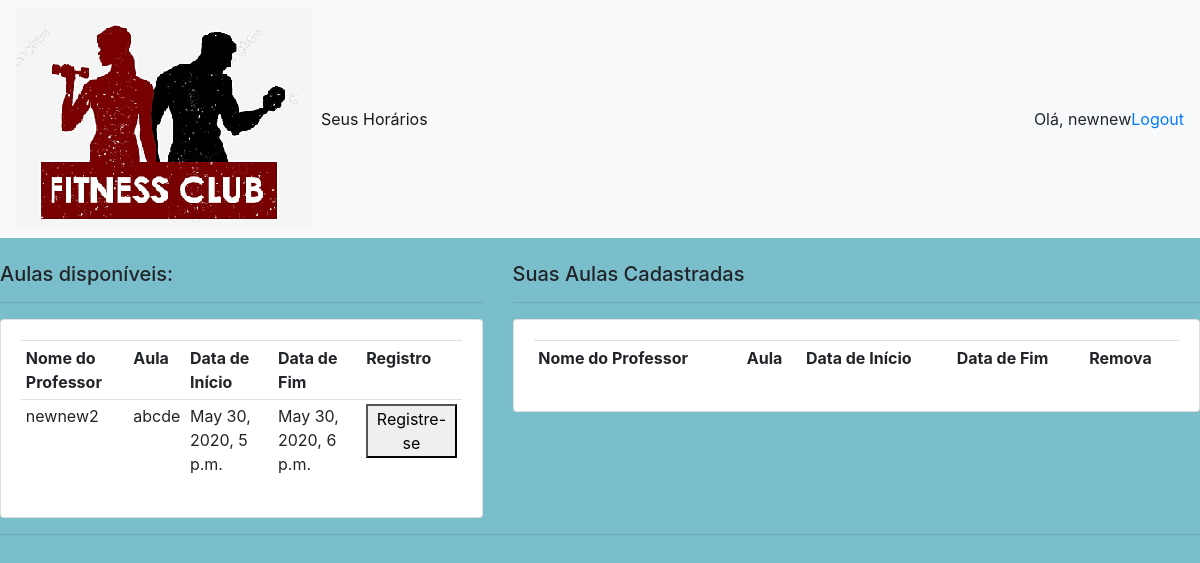
The page /dashboard_student/ (signed in) on the database as committed earlier.
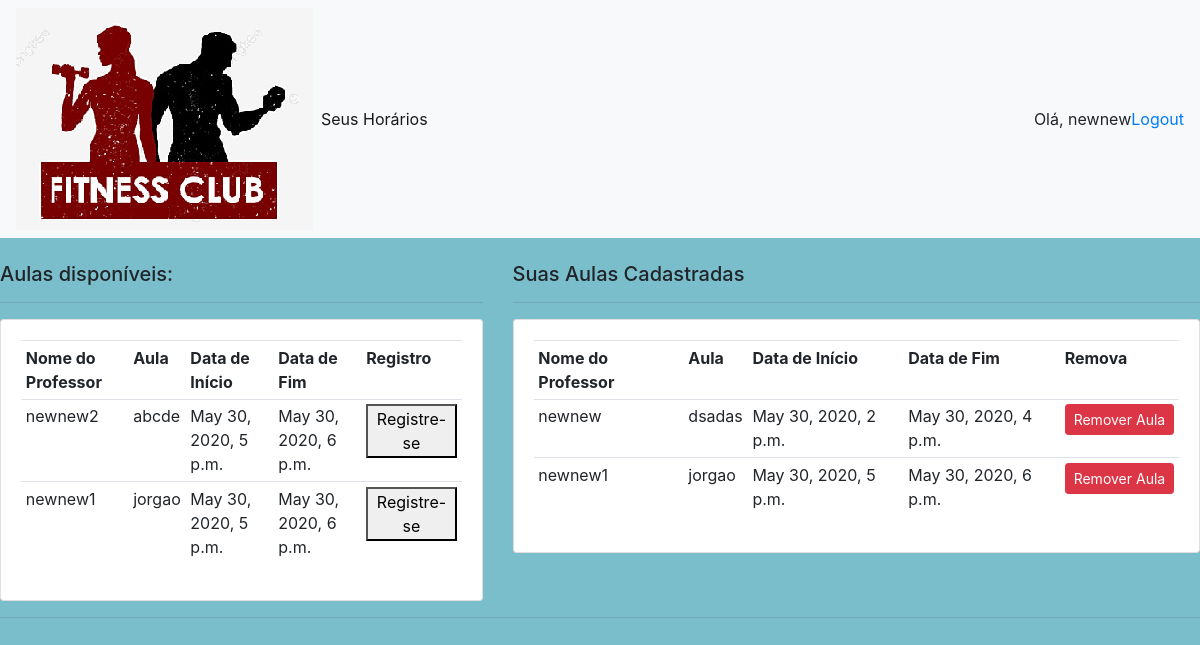
The same page on the database as committed later.
### account/models.py (models this page shows, shortened)
class Class(models.Model):
    user = models.ForeignKey(User, verbose_name="user", null=True, on_delete=models.SET_NULL)
    class_name = models.CharField(max_length=200, verbose_name="Aula", null=True)
    start_date = models.DateTimeField(null=True, verbose_name="Data de Início")
    end_date = models.DateTimeField(null=True, verbose_name="Data de Fim")

class Registration(models.Model):
    user = models.ForeignKey(User, verbose_name="user", null=True, on_delete=models.SET_NULL)
    course = models.ForeignKey(Class, verbose_name="course", null=True, on_delete=models.SET_NULL)
    start_date = models.DateTimeField(verbose_name='date joined', auto_now_add=True)

### account/decorators.py (the view)
    def wrapper_function(request, *args, **kwargs):
        group = None
        if request.user.groups.exists():
            group = request.user.groups.all()[0].name
            if group == 'professor':
                return redirect('dashboard_professor')
            else:
                return view_func(request, *args, **kwargs)

### account/views.py (called while the page is built)
@login_required(login_url='login')
@student_only
def dashboard_student(request):
    classes = Class.objects.filter(user__groups__name='professor')
    registrations = Registration.objects.filter(user=request.user)
    context = {'classes': classes , "registrations" : registrations}
    return render(request, 'accounts/dashboard_student.html', context)

### account/templates/accounts/dashboard_student.html (shortened to what this page needs)
{%  extends 'accounts/main_student_page.html' %}
{% load static %}
{% block content %}
<br>
<div class="row">
	<div class="col-md-5">
		<h5>Aulas disponíveis:</h5>
		<hr>
		<div class="card card-body">
			<table class="table table-sm">
				<tr>
					<th>Nome do Professor</th>
					<th>Aula</th>
					<th>Data de Início</th>
					<th>Data de Fim</th>
					<th>Registro</th>
				</tr>
				{% for class in classes %}
					<tr>
						<td>{{class.user.username}}</td>
						<td>{{class.class_name}}</td>
						<td>{{class.start_date}}</td>
						<td>{{class.end_date}}</td>
						<td>
							<form method="post" action="{% url 'add_class' class.id %}">
								<button type='submit'> Registre-se</button>
							</form>
						</td>
					</tr>
				{% endfor %}
			</table>
		</div>
	</div>
	<div class="col-md-7">
		<h5>Suas Aulas Cadastradas</h5>
		<hr>
		<div class="card card-body">
			<table class="table table-sm">
				<tr>
					<th>Nome do Professor</th>
					<th>Aula</th>
					<th>Data de Início</th>
					<th>Data de Fim</th>
					<th>Remova</th>
				</tr>
				{% for registration in registrations %}
					<tr>
						<td>{{registration.course.user.username}}</td>
						<td>{{registration.course.class_name}}</td>
						<td>{{registration.course.start_date}}</td>
						<td>{{registration.course.end_date}}</td>
						<td><a class="btn btn-sm btn-danger" href="{% url 'remove_class' registration.id %}">Remover Aula</a></td>
					</tr>
				{% endfor %}
			</table>
		</div>
	</div>
</div>
{% endblock %}

Rows that differ between the two databases and show on the page:
added Class: user.username "newnew1", class_name "jorgao", start_date "May 30, 2020, 5 p.m.", end_date "May 30, 2020, 6 p.m."
added Registration: course.user.username "newnew", course.class_name "dsadas", course.start_date "May 30, 2020, 2 p.m.", course.end_date "May 30, 2020, 4 p.m."
added Registration: course.user.username "newnew1", course.class_name "jorgao", course.start_date "May 30, 2020, 5 p.m.", course.end_date "May 30, 2020, 6 p.m."
